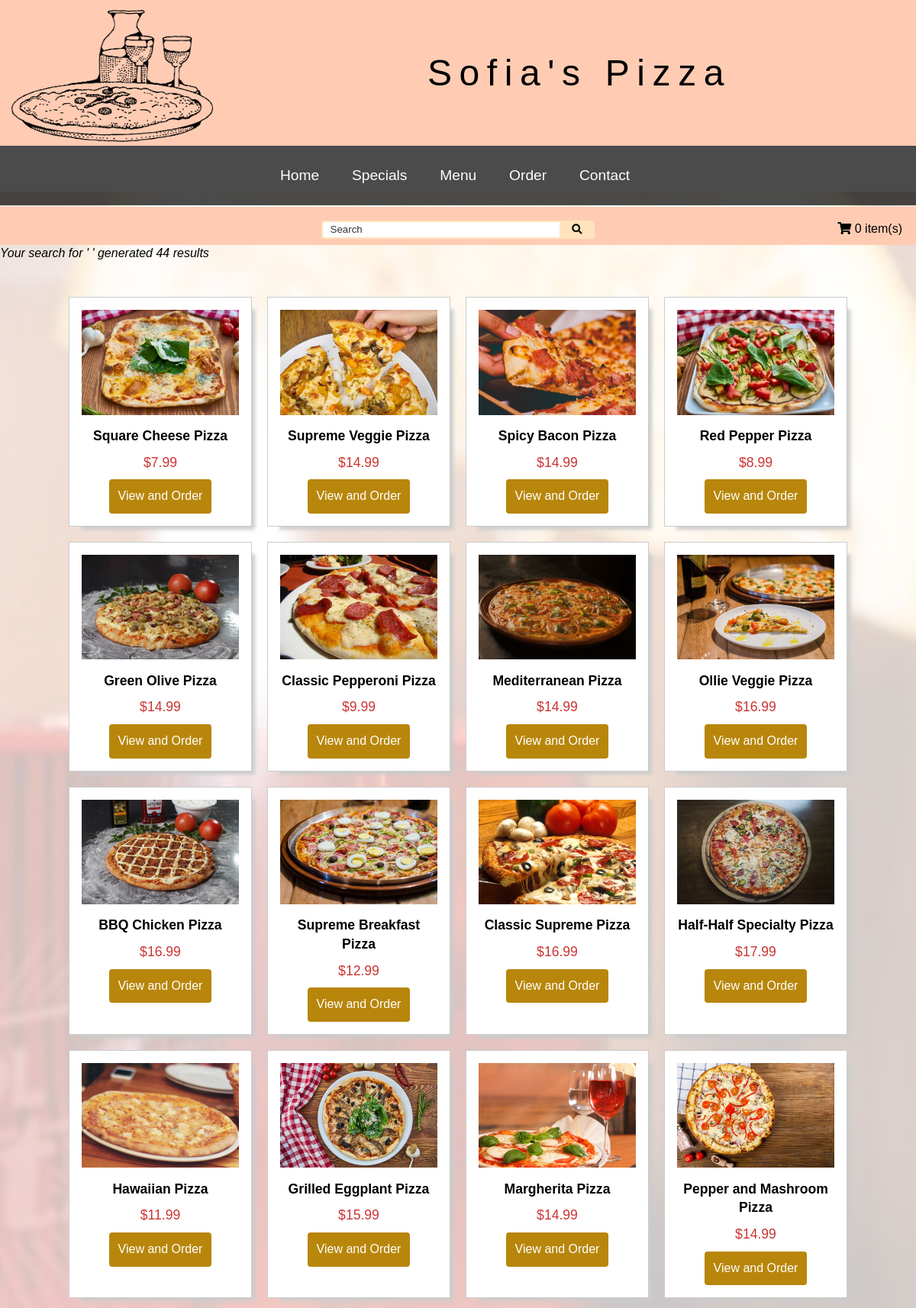
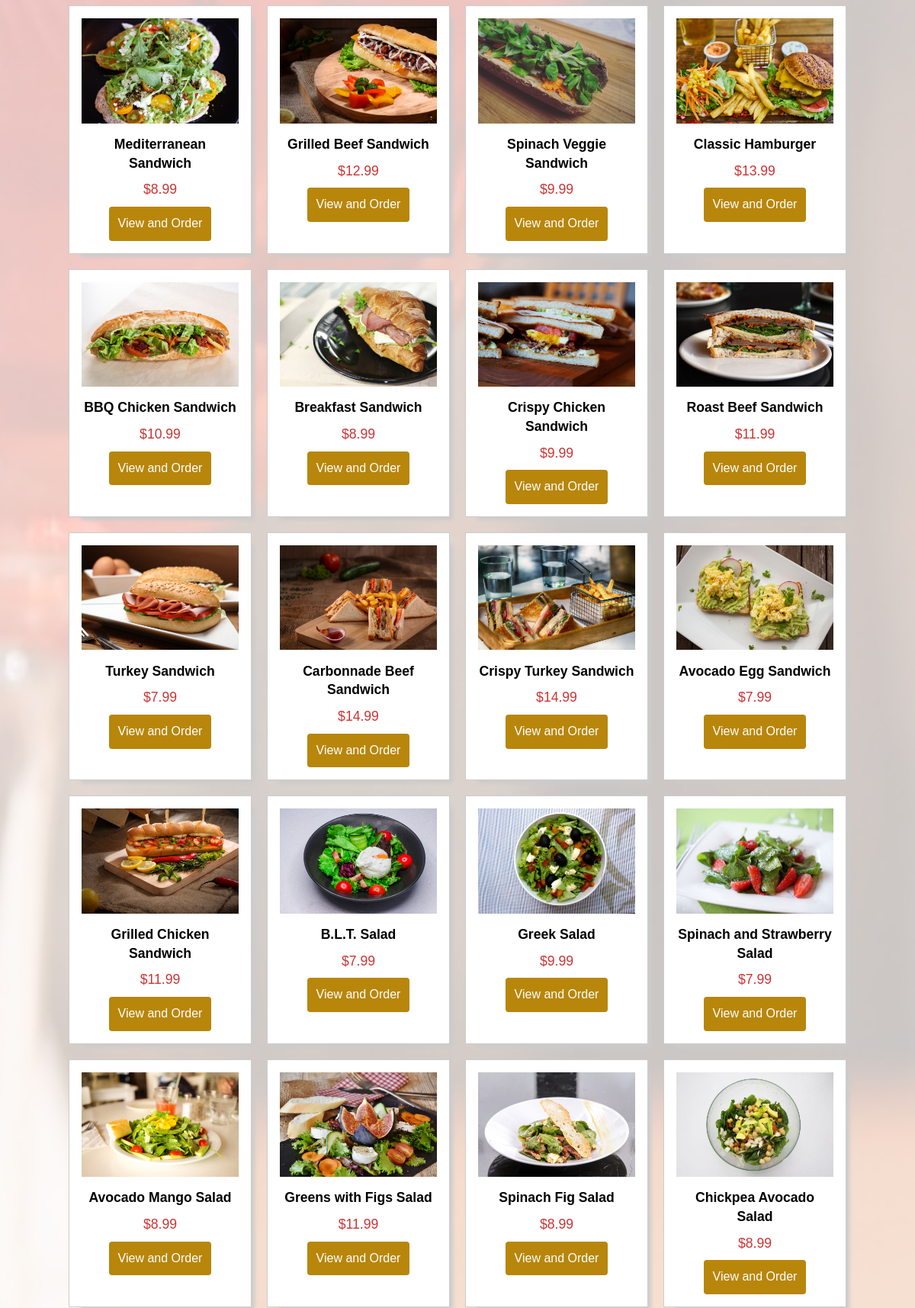
/pages/searchSql.php (upper part), run on the app's committed database (2 pictures, top to bottom).
### tables this page shows
CREATE TABLE `sp19_products` (
  `prodid` int(5) NOT NULL,
  `prodname` varchar(255) NOT NULL,
  `proddesc` text NOT NULL,
  `prodprice` decimal(9,2) NOT NULL,
  `link` varchar(255) NOT NULL,
  `featured` enum('yes','no') NOT NULL,
  `weeklyspecial` varchar(255) NOT NULL,
  `menutype` enum('Breakfast','Lunch','Dinner','All') NOT NULL DEFAULT 'All',
  `image` varchar(255) NOT NULL,
  `catid` int(5) NOT NULL
);

### pages/searchSql.php (the view, shortened to what this page needs)
<?php
include '../functions/cartfunctions.php';
include '../includes/header.php';
?>
<?php
if ($_GET['qry']  == ''){
	$qry = ' ';
}
else {
  $qry = $_GET['qry'];
}
?>
<?php
	$num = $dbh->prepare("select  count(sp19_products.prodid) as numres
       from sp19_categories, sp19_products
       where (sp19_categories.catname like '%$qry%' or
       sp19_products.prodname like '%$qry%' or sp19_products.proddesc like '%$qry%') and sp19_categories.catid = sp19_products.catid");
	$num->execute();
	$row = $num->fetch();
		echo "<i> Your search for '".$qry."' generated ".$row['numres']." results</i>";
   $sql = $dbh->prepare("select sp19_categories.catid, sp19_categories.catname, sp19_products.prodid, sp19_products.prodname, sp19_products.proddesc,sp19_products.prodprice,sp19_products.image
       from sp19_categories, sp19_products
       where (sp19_categories.catname like '%$qry%' or
       sp19_products.prodname like '%$qry%' or sp19_products.proddesc like '%$qry%') and sp19_categories.catid = sp19_products.catid");
   $sql->execute();
   echo '<section class="gallery text-alignCenter">';
   while ($row = $sql->fetch()){
   	$prodid = $row['prodid'];
   	$prodname = $row['prodname'];
   	$prodprice = $row['prodprice'];
	$prodimg = $row['image'];
	$picname = '../images/products/'.$prodimg.'.jpg';
	echo '<div class="card-container">';
		echo '<img src = "'.$picname.'" alt="'.$prodname.'" class="img-responsive zoomIn" >
		<div>
			<h4>'.$prodname.'</h4>
			<p class="price">$'.$prodprice.'</p>
			<a class="btn button" href="products.php?prodid='.$prodid.'" title="click to see more">View and Order</a>
		</div>';
   	echo '</div>';
   }
    echo '</section>';
include '../includes/footer.php';
?>

### css/hsm_min.css (style rules this page uses)
h2,h3,h4,h5,h6 { margin:1em 0 }
h4 { font-size:1.1em }
p { margin-bottom:1em;font-size:1.1em }
.text-alignCenter { text-align:center }
* { margin:0;padding:0;border:0;box-sizing:border-box }
article,aside,audio,details,figcaption,figure,footer,header,hgroup,main,menu,nav,section,video { display:block }
body { line-height:1.4;font-family:Arial,Helvetica,sans-serif;font-size:100%;font-weight:400 }
a { text-decoration:none;color:#000 }
.btn { text-decoration:none;text-align:center;vertical-align:middle;display:inline-block;padding:8px 16px;border-radius:4px;text-decoration:none;max-width:100% }
.button { padding:.7em;color:#fff;background-color:#b8860b }
.img-responsive { max-width:100%;height:auto }
.gallery { padding:1%;margin:2% 0;display:flex;justify-content:center;flex-wrap:wrap }
.gallery>article,.gallery>div { background-color:#fff;margin:10px }
.card-container { width:100%;box-shadow:10px 10px 5px -6px rgba(204,204,204,1);padding:1em;border:solid 1px #ccc }
@media screen and (min-width:620px) { .card-container,.priceCard-container,div.card-rounded { margin-top:0;width:18rem } }
.zoomIn { transition:all .5s ease }

### css/pizza.css (style rules this page uses)
h2, h3, h4, h5, h6 { margin: .5em 0; }
.price { color: #cc3333; margin: 10px; }
@media screen and (min-width: 620px) { .card-container { margin-top: 0; width: 15rem; } }

### css/search.css (style rules this page uses)
#search .galWrapper, #specials .galWrapper, #order .galWrapper, #menuPage .galWrapper, { margin-top: 45px; background-color: rgba(255,255,255,.5); }

### data on the page
sp19_products: image (picture), prodname "Square Cheese Pizza", prodprice "7.99"
sp19_products: image (picture), prodname "Supreme Veggie Pizza", prodprice "14.99"
sp19_products: image (picture), prodname "Spicy Bacon Pizza", prodprice "14.99"
sp19_products: image (picture), prodname "Red Pepper Pizza", prodprice "8.99"
sp19_products: image (picture), prodname "Green Olive Pizza", prodprice "14.99"
sp19_products: image (picture), prodname "Classic Pepperoni Pizza", prodprice "9.99"
sp19_products: image (picture), prodname "Mediterranean Pizza", prodprice "14.99"
sp19_products: image (picture), prodname "Ollie Veggie Pizza", prodprice "16.99"
sp19_products: image (picture), prodname "BBQ Chicken Pizza", prodprice "16.99"
sp19_products: image (picture), prodname "Supreme Breakfast Pizza", prodprice "12.99"
sp19_products: image (picture), prodname "Classic Supreme Pizza", prodprice "16.99"
sp19_products: image (picture), prodname "Half-Half Specialty Pizza", prodprice "17.99"
sp19_products: image (picture), prodname "Hawaiian Pizza", prodprice "11.99"
sp19_products: image (picture), prodname "Grilled Eggplant Pizza", prodprice "15.99"
sp19_products: image (picture), prodname "Margherita Pizza", prodprice "14.99"
sp19_products: image (picture), prodname "Pepper and Mashroom Pizza", prodprice "14.99"
sp19_products: image (picture), prodname "Mediterranean Sandwich", prodprice "8.99"
sp19_products: image (picture), prodname "Grilled Beef Sandwich", prodprice "12.99"
sp19_products: image (picture), prodname "Spinach Veggie Sandwich", prodprice "9.99"
sp19_products: image (picture), prodname "Classic Hamburger", prodprice "13.99"
sp19_products: image (picture), prodname "BBQ Chicken Sandwich", prodprice "10.99"
sp19_products: image (picture), prodname "Breakfast Sandwich", prodprice "8.99"
sp19_products: image (picture), prodname "Crispy Chicken Sandwich", prodprice "9.99"
sp19_products: image (picture), prodname "Roast Beef Sandwich", prodprice "11.99"
sp19_products: image (picture), prodname "Turkey Sandwich", prodprice "7.99"
sp19_products: image (picture), prodname "Carbonnade Beef Sandwich", prodprice "14.99"
sp19_products: image (picture), prodname "Crispy Turkey Sandwich", prodprice "14.99"
sp19_products: image (picture), prodname "Avocado Egg Sandwich", prodprice "7.99"
sp19_products: image (picture), prodname "Grilled Chicken Sandwich", prodprice "11.99"
sp19_products: image (picture), prodname "B.L.T. Salad", prodprice "7.99"
sp19_products: image (picture), prodname "Greek Salad", prodprice "9.99"
sp19_products: image (picture), prodname "Spinach and Strawberry Salad", prodprice "7.99"
sp19_products: image (picture), prodname "Avocado Mango Salad", prodprice "8.99"
sp19_products: image (picture), prodname "Greens with Figs Salad", prodprice "11.99"
sp19_products: image (picture), prodname "Spinach Fig Salad", prodprice "8.99"
sp19_products: image (picture), prodname "Chickpea Avocado Salad", prodprice "8.99"

### other printed values
numcartitems($sessid) "0"
$row['numres'] "44"
